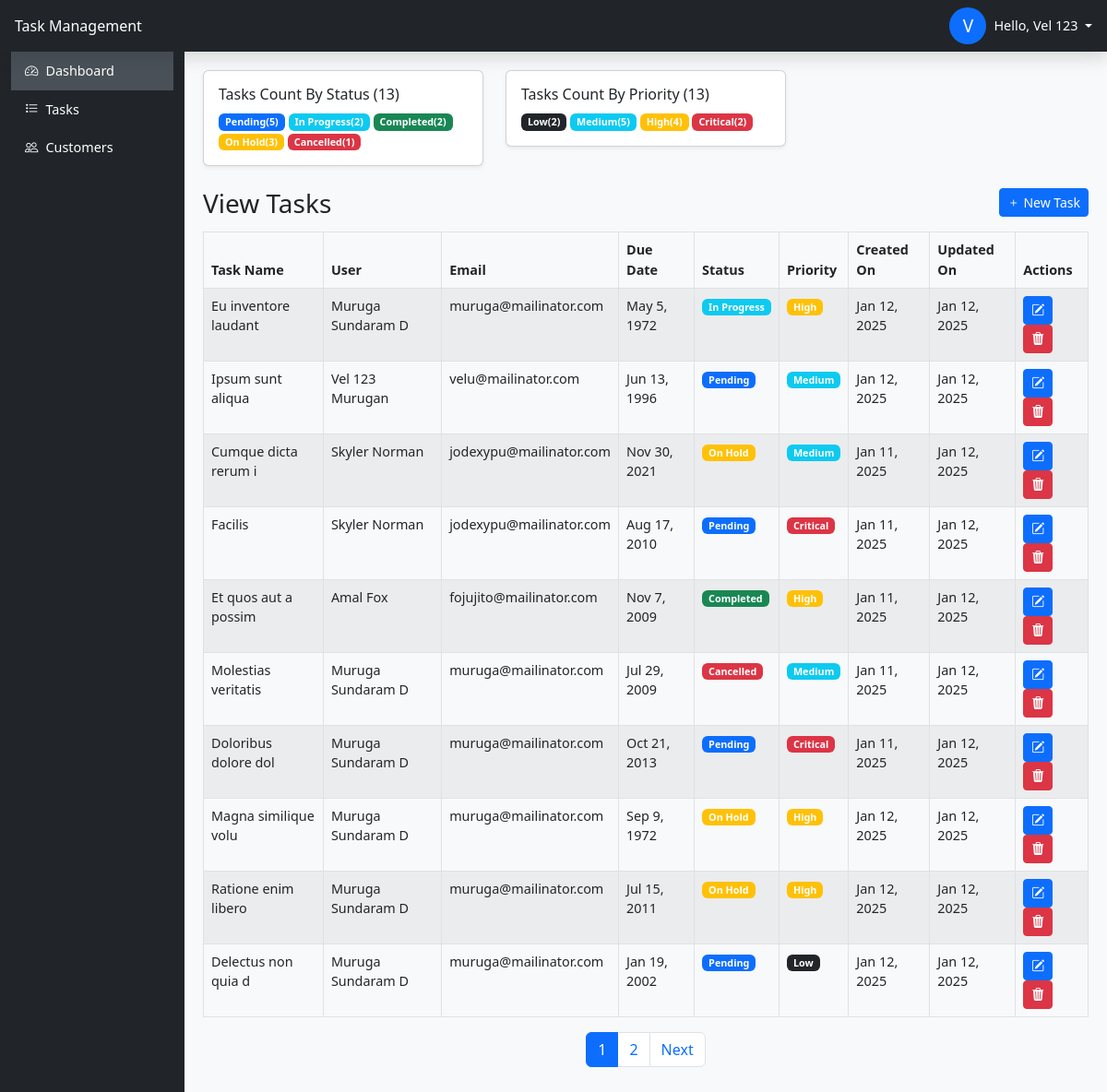
The page /admin/tasks/list.php (signed in) on the database its author committed.
### tables this page shows
CREATE TABLE `tasks` (
  `id` int(11) NOT NULL,
  `title` varchar(255) NOT NULL,
  `description` text DEFAULT NULL,
  `assigned_to` int(11) DEFAULT NULL,
  `status` enum('Pending','In Progress','Completed','On Hold','Cancelled') DEFAULT 'Pending',
  `priority` enum('Low','Medium','High','Critical') DEFAULT 'Medium',
  `due_date` date DEFAULT NULL,
  `created_at` timestamp NULL DEFAULT current_timestamp(),
  `updated_at` timestamp NULL DEFAULT current_timestamp() ON UPDATE current_timestamp()
);

CREATE TABLE `users` (
  `id` int(11) NOT NULL,
  `first_name` varchar(50) DEFAULT NULL,
  `last_name` varchar(50) DEFAULT NULL,
  `email` varchar(100) NOT NULL,
  `password` varchar(255) NOT NULL,
  `role` enum('Admin','User') DEFAULT 'User',
  `status` enum('Active','Inactive') DEFAULT 'Active',
  `reset_password_token` varchar(255) DEFAULT NULL,
  `created_at` timestamp NULL DEFAULT current_timestamp(),
  `updated_at` timestamp NULL DEFAULT current_timestamp() ON UPDATE current_timestamp()
);

### admin/tasks/list.php (the view, shortened to what this page needs)
<?php
include "../../header.php";
include "../../sidebar.php";
$statusColors = ['Completed' => 'success', 'Pending' => 'primary', 'In Progress' => 'info', 'On Hold' => 'warning', 'Cancelled' => 'danger'];
$priorityColors = ['Low' => 'dark', 'Medium' => 'info', 'High' => 'warning', 'Critical' => 'danger'];
$limit = 10;
$page = isset($_GET['page']) ? intval($_GET['page']) : 1;
$page = max($page, 1);
$offSet = ($page - 1) * $limit;
$totalTasksQuery = "SELECT COUNT(*) AS total FROM tasks";
$totalTasksResult = $conn->query($totalTasksQuery);
$totalTasks = $totalTasksResult->fetch_assoc()['total'];
$whereClause = isset($_GET['status']) ? "WHERE t.status = '$_GET[status]'" : "";
$tasks = $conn->query("SELECT t.id, t.title, t.status, t.priority, t.due_date, t.created_at, t.updated_at ,  CONCAT(u.first_name , ' ', u.last_name) AS assigned_user, u.email FROM tasks t LEFT JOIN users u ON t.assigned_to = u.id $whereClause ORDER BY t.updated_at DESC LIMIT $limit OFFSET $offSet ");
$taskCountByStatus = $conn->query("SELECT COUNT(*) as count, t.status FROM `tasks` as t GROUP BY t.status");
$taskCountByPriority = $conn->query("SELECT COUNT(*) as count, t.priority FROM `tasks` as t GROUP BY t.priority");
?>
<div class="row mb-4">
    <div class="col-lg-4">
        <div class="card shadow-sm">
            <div class="card-body">
                <h6 class="card-title">Tasks Count By Status (<?= $totalTasks ?? 0 ?>)</h6>
                <?php if ($taskCountByStatus && $taskCountByStatus->num_rows > 0): ?>
                    <?php while ($row = $taskCountByStatus->fetch_assoc()): ?>
                        <?php
                        $status = htmlspecialchars($row['status']);
                        $count = htmlspecialchars($row['count']);
                        $badgeClass = htmlspecialchars($statusColors[$row['status']] ?? 'secondary');
                        ?>
                        <span class="badge bg-<?= $badgeClass ?>"><?= $status ?>(<?= $count ?>)</span>
                    <?php endwhile; ?>
                <?php else: ?>
                    <p>No tasks available.</p>
                <?php endif; ?>
            </div>
        </div>
    </div>
    <div class="col-lg-4">
        <div class="card shadow-sm">
            <div class="card-body">
                <h6 class="card-title">Tasks Count By Priority (<?= $totalTasks ?? 0 ?>)</h6>
                <?php if ($taskCountByPriority && $taskCountByPriority->num_rows > 0): ?>
                    <?php while ($row = $taskCountByPriority->fetch_assoc()): ?>
                        <?php
                        $priority = htmlspecialchars($row['priority']);
                        $count = htmlspecialchars($row['count']);
                        $badgeClass = htmlspecialchars($priorityColors[$row['priority']] ?? 'secondary');
                        ?>
                        <span class="badge bg-<?= $badgeClass ?>"><?= $priority ?>(<?= $count ?>)</span>
                    <?php endwhile; ?>
                <?php else: ?>
                    <p>No tasks available.</p>
                <?php endif; ?>
            </div>
        </div>
    </div>
</div>
<div class="row">
    <div class="col-md-6">
        <h3>View Tasks</h3>
    </div>
    <div class="col-md-6">
        <a class="btn btn-primary float-end mb-3 btn-sm" href="AddEditTask.php" role="button"><i class="bi bi-plus"></i>&nbsp;New Task</a>
    </div>
</div>
<table class="table table-bordered table-striped">
    <thead>
        <tr>
            <th>Task Name</th>
            <th>User</th>
            <th>Email</th>
            <th>Due Date</th>
            <th>Status</th>
            <th>Priority</th>
            <th>Created On</th>
            <th>Updated On</th>
            <th>Actions</th>
        </tr>
    </thead>
    <tbody>
        <?php if ($tasks->num_rows > 0): ?>
            <?php while ($row = $tasks->fetch_assoc()): ?>
                <tr>
                    <td><?php echo htmlspecialchars($row['title']); ?></td>
                    <td><?php echo htmlspecialchars($row['assigned_user']); ?></td>
                    <td><?php echo htmlspecialchars($row['email']); ?></td>
                    <td>
                        <?php echo htmlspecialchars(date('M j, Y', strtotime($row['due_date']))); ?>
                    </td>
                    <td><span class="badge bg-<?= htmlspecialchars($statusColors[$row['status']] ?? 'secondary') ?>"><?= $row['status'] ?></span></td>
                    <td>
                        <span class="badge bg-<?= htmlspecialchars($priorityColors[$row['priority']] ?? 'secondary') ?>">
                            <?= htmlspecialchars($row['priority'] ?? 'Unknown') ?>
                        </span>
                    </td>
                    <td>
                        <?php echo htmlspecialchars(date('M j, Y', strtotime($row['created_at']))); ?>
                    </td>
                    <td>
                        <?php echo htmlspecialchars(date('M j, Y', strtotime($row['updated_at']))); ?>
                    </td>
                    <td>
                        <a href="AddEditTask.php?id=<?php echo $row['id']; ?>" class="btn btn-primary btn-sm" title="Edit">
                            <i class="bi bi-pencil-square"></i>
                        </a>
                        <a href="?deleteId=<?php echo $row['id']; ?>" class="btn btn-danger btn-sm" title="Delete"
                            onclick="return confirm('Are you sure you want to delete this task?');">
                            <i class="bi bi-trash3-fill"></i>
                        </a>
                    </td>
                </tr>
            <?php endwhile; ?>
        <?php else: ?>
            <tr>
                <td colspan="7" class="text-center">No tasks found.</td>
            </tr>
        <?php endif; ?>
    </tbody>
</table>
<?php
include '../../pagination.php';
include "../../footer.php";
?>

### styles.css (style rules this page uses)
body { font-size: 0.9rem; }

### rows shown on the page
tasks: title "Eu inventore laudant", assigned_user "Muruga Sundaram D", assigned_to.email "muruga@mailinator.com", due_date "May 5, 1972", status "In Progress", priority "High", created_at "Jan 12, 2025", updated_at "Jan 12, 2025"
tasks: title "Ipsum sunt aliqua", assigned_user "Vel 123 Murugan", assigned_to.email "velu@mailinator.com", due_date "Jun 13, 1996", status "Pending", priority "Medium", created_at "Jan 12, 2025", updated_at "Jan 12, 2025"
tasks: title "Cumque dicta rerum i", assigned_user "Skyler Norman", assigned_to.email "jodexypu@mailinator.com", due_date "Nov 30, 2021", status "On Hold", priority "Medium", created_at "Jan 11, 2025", updated_at "Jan 12, 2025"
tasks: title "Facilis", assigned_user "Skyler Norman", assigned_to.email "jodexypu@mailinator.com", due_date "Aug 17, 2010", status "Pending", priority "Critical", created_at "Jan 11, 2025", updated_at "Jan 12, 2025"
tasks: title "Et quos aut a possim", assigned_user "Amal Fox", assigned_to.email "fojujito@mailinator.com", due_date "Nov 7, 2009", status "Completed", priority "High", created_at "Jan 11, 2025", updated_at "Jan 12, 2025"
tasks: title "Molestias veritatis", assigned_user "Muruga Sundaram D", assigned_to.email "muruga@mailinator.com", due_date "Jul 29, 2009", status "Cancelled", priority "Medium", created_at "Jan 11, 2025", updated_at "Jan 12, 2025"
tasks: title "Doloribus dolore dol", assigned_user "Muruga Sundaram D", assigned_to.email "muruga@mailinator.com", due_date "Oct 21, 2013", status "Pending", priority "Critical", created_at "Jan 11, 2025", updated_at "Jan 12, 2025"
tasks: title "Magna similique volu", assigned_user "Muruga Sundaram D", assigned_to.email "muruga@mailinator.com", due_date "Sep 9, 1972", status "On Hold", priority "High", created_at "Jan 12, 2025", updated_at "Jan 12, 2025"
tasks: title "Ratione enim libero", assigned_user "Muruga Sundaram D", assigned_to.email "muruga@mailinator.com", due_date "Jul 15, 2011", status "On Hold", priority "High", created_at "Jan 12, 2025", updated_at "Jan 12, 2025"
tasks: title "Delectus non quia d", assigned_user "Muruga Sundaram D", assigned_to.email "muruga@mailinator.com", due_date "Jan 19, 2002", status "Pending", priority "Low", created_at "Jan 12, 2025", updated_at "Jan 12, 2025"

### other values the page prints
$userName[0] "V"
$userName "Vel 123"
$totalTasks "13"
$status "Pending"
$count "5"
$status "In Progress"
$count "2"
$status "Completed"
$status "On Hold"
$count "3"
$status "Cancelled"
$count "1"
$priority "Low"
$priority "Medium"
$priority "High"
